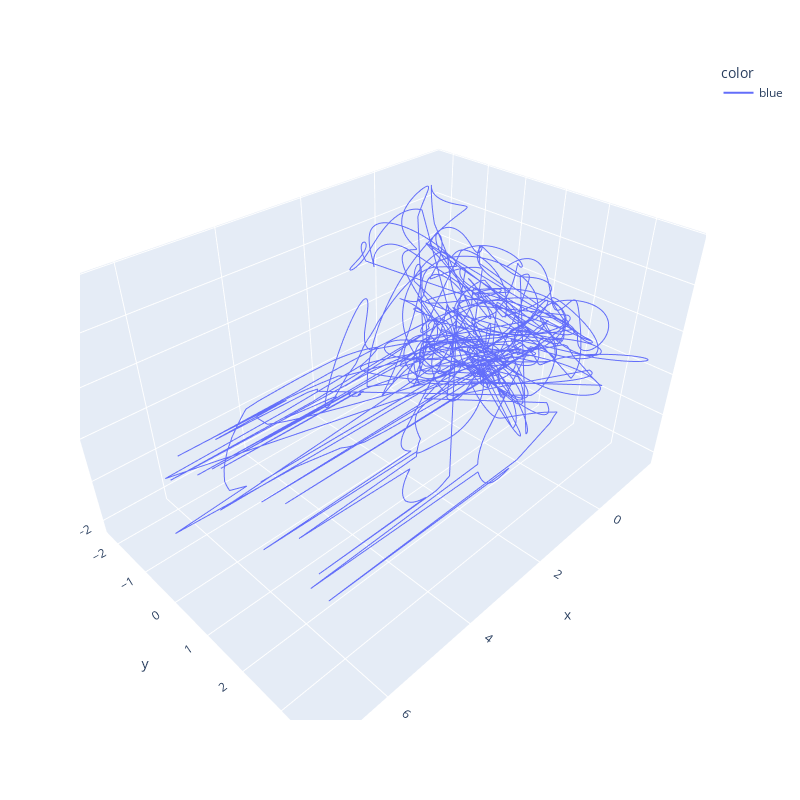

The cell this chart's notebook holds for it:
### Code cell
fig  = px.line_3d(x=session.z[:, 0], y=session.z[:, 1], z=session.z[:, 2], color=["blue"]*len(session.z), width=800, height=800)
fig.show()

### Figure 1 — Plotly figure (JSON) as saved in the notebook; plotly's stock layout.template omitted (floating-point values rounded to 4 significant figures; data arrays with more than 128 entries replaced by an {"elided": "..."} marker saying what was removed)
{"data": [{"hovertemplate": "color=blue<br>x=%{x}<br>y=%{y}<br>z=%{z}<extra></extra>", "legendgroup": "blue", "line": {"color": "#636efa", "dash": "solid"}, "marker": {"symbol": "circle"}, "mode": "lines", "name": "blue", "scene": "scene", "showlegend": true, "type": "scatter3d", "x": {"elided": "5940 float values"}, "y": {"elided": "5940 float values"}, "z": {"elided": "5940 float values"}}], "layout": {"height": 800, "legend": {"title": {"text": "color"}, "tracegroupgap": 0}, "margin": {"t": 60}, "scene": {"domain": {"x": [0, 1], "y": [0, 1]}, "xaxis": {"title": {"text": "x"}}, "yaxis": {"title": {"text": "y"}}, "zaxis": {"title": {"text": "z"}}}, "width": 800}}
